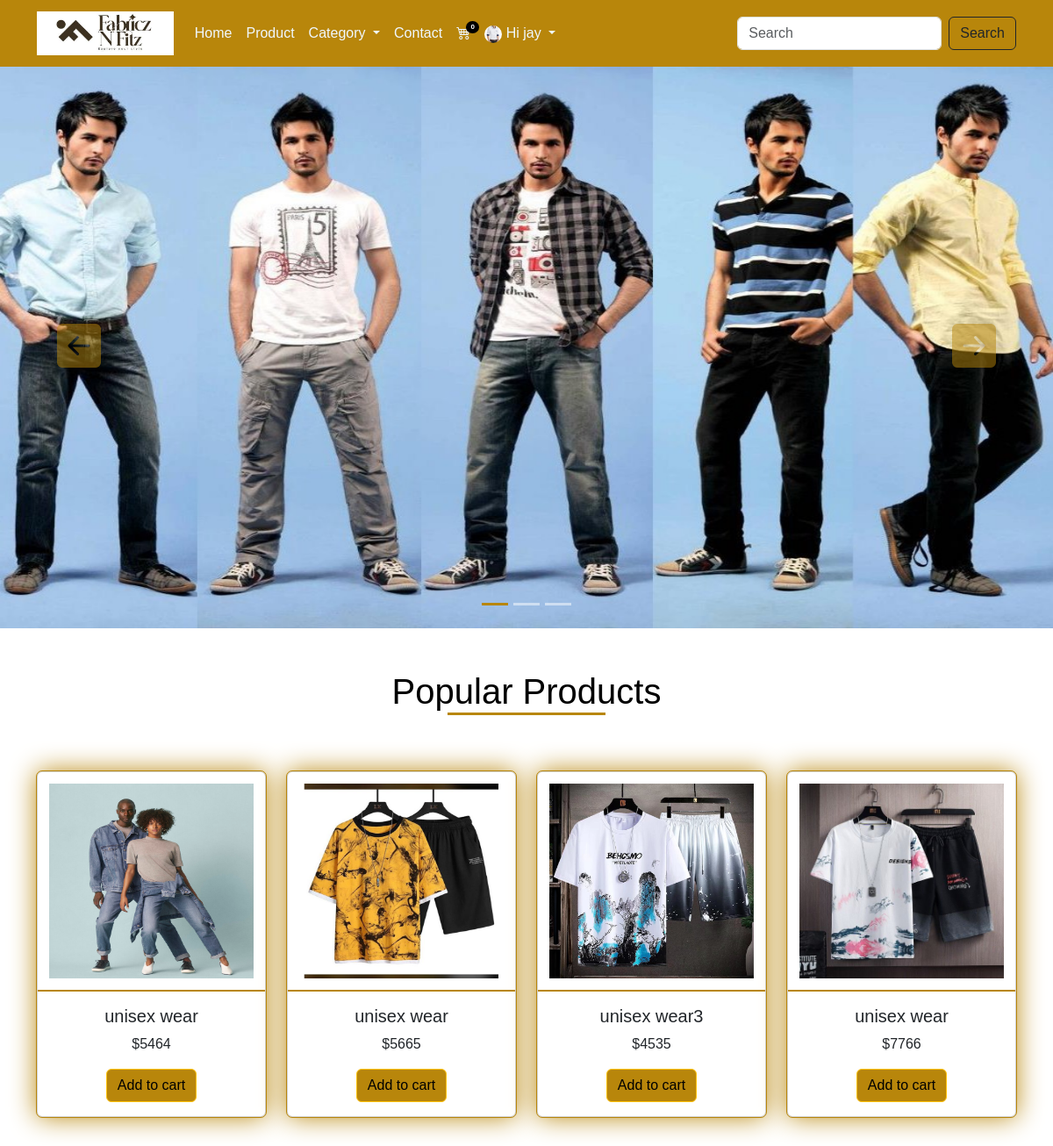
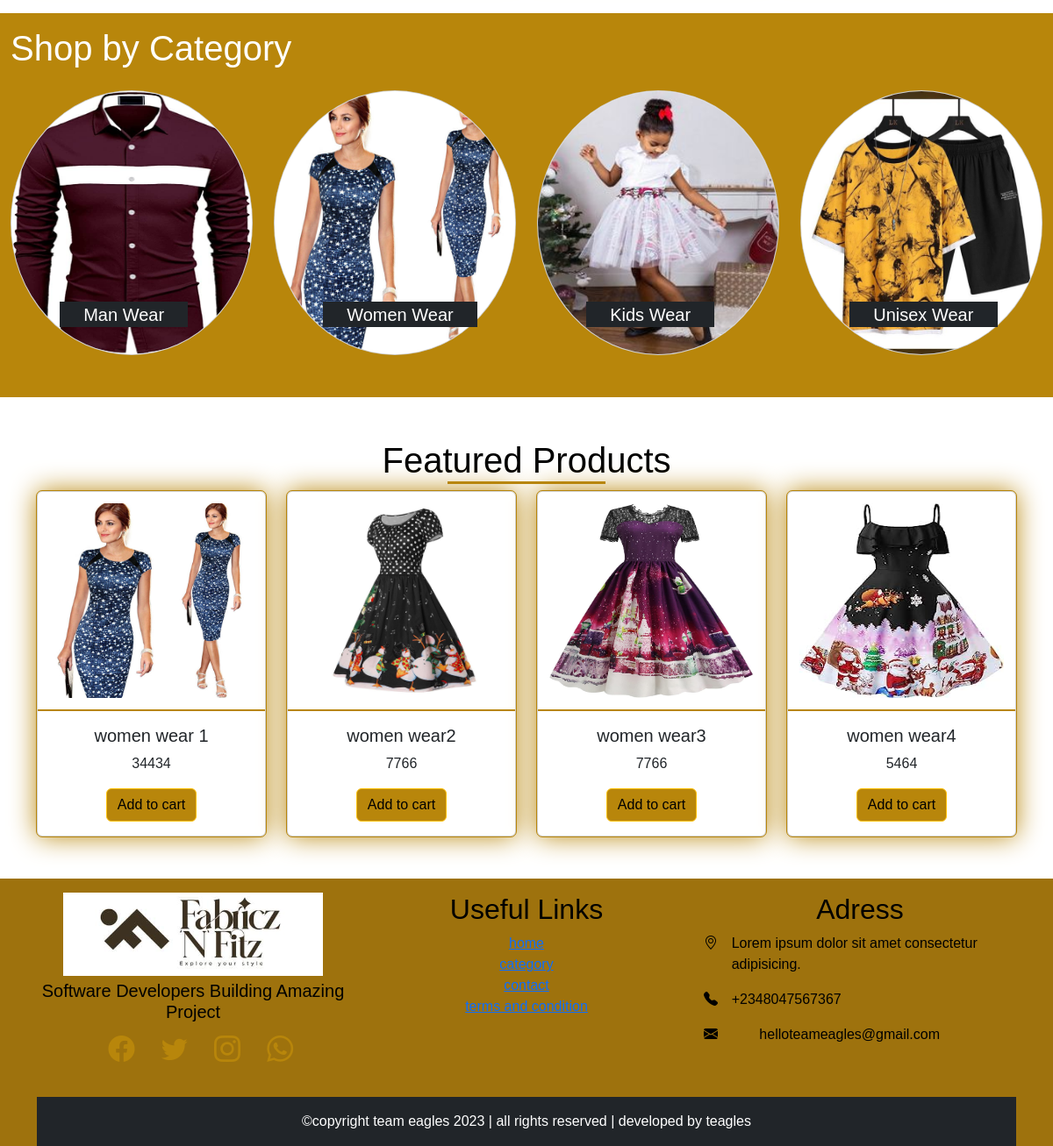
Screenshot of / (signed in) with the database file from the repository (2 pictures, top to bottom).
### main/models.py (models this page shows, shortened)
class Appinfo(models.Model):
    appname = models.CharField(max_length=50)
    logo = models.ImageField(upload_to='logo')
    banner = models.ImageField(upload_to='banner')
    carousel1 = models.ImageField(upload_to='carousel')
    carousel2 = models.ImageField(upload_to='carousel')
    carousel3 = models.ImageField(upload_to='carousel')

class Buyer(models.Model):
    user = models.OneToOneField(User, on_delete=models.CASCADE)
    first_name = models.CharField(max_length=100)
    last_name = models.CharField(max_length=100)
    phone = models.CharField(max_length=20)
    address = models.CharField(max_length=100)
    email = models.CharField(max_length=104)
    pix = models.ImageField(upload_to='profilepix')
    joined = models.DateTimeField(auto_now_add=True)

class Product(models.Model):
    type = models.ForeignKey(Category, on_delete=models.CASCADE)
    name = models.CharField(max_length=50)
    slug = models.SlugField(unique=True)
    img = models.ImageField(upload_to='product')
    price = models.IntegerField()
    description = models.TextField()
    size = models.CharField(max_length=50, blank=True, null=True)
    popular = models.BooleanField(default=False)
    featured = models.BooleanField(default=False)
    uploaded = models.DateTimeField(auto_now_add=True)

class Category(models.Model):
    name = models.CharField(max_length=50)
    cating = models.ImageField(upload_to='carimg')
    slug = models.SlugField(unique=True)

### main/views.py (the view)
# urls.py: path('', views.homepage, name='home'),
def homepage(request):
    popular = Product.objects.filter(popular=True)
    featured = Product.objects.filter(featured=True)
    context = {
        'popular':popular,
        'featured':featured
    }
    return render(request, 'index.html', context)

### main/context_processor.py (called while the page is built)
def feature(request):
    info = Appinfo.objects.get(pk=1)
    categ = Category.objects.all()
    context = {
        'info':info,
        'categ':categ,
    }
    return context

def cartcount(request):
    cart = Cart.objects.filter(user__username = request.user.username, paid=False)
    itemcount = 0
    for item in cart:
        itemcount += item.quantity
    context = {
        'itemcount':itemcount
    }
    return context

### main/templates/index.html (shortened to what this page needs)
{% extends 'base.html' %}
{% block header %} {% include 'header.html' %} {% endblock header %}
{% block carousel %} {% include 'carousel.html' %} {% endblock carousel %}
{% block content %}
<div class="container mt-5 mb-5">
    <h1 class="text-center text-capitalize mb-5 title">Popular Products</h1>
    <div class="row">
        {% for product in popular %}
        <div class="col-12 col-md-6 col-lg-3 mt-3">
            <div class="card popcard">
                <a href="{% url 'detail' product.id product.slug %}"><img src="{{product.img.url}}" class="card-img-top" alt="..."></a>
                    <div class="card-body">
                      <h5 class="card-title text-caitalizetx text-center">{{product.name}}</h5>
                      <p class="card-text text-center">${{product.price}}</p>
                      <button class="btn btn-warning">Add to cart</button>
                    </div>
             </div>
         </div>
         {% endfor %}
    </div>
</div>
  <div class="container-fluid mt-4 mb-5 catsec">
  <h1 class="text-captalize text-white pt-3">Shop by Category</h1>
  <div class="row categ pt-3 pb-5">
    {% for category in categ  %}
     <div class="col-12 col-md-6 col-lg-3">
        <a href="{% url 'category' category.id %}">
          <div class="card">
            <img src="{{category.cating.url}}" alt="" class="card-img-top">
            <h5 class="bg-dark text-white text-capitalize text-center">{{category.name}}</h5>
          </div>
        </a>
     </div>
     {% endfor %}
  </div>
  </div>
  <div class="container mt-5 mb-5">
  <h1 class="text-center text-capitalize title">Featured Products</h1>
  <div class="row">
    {% for Product in featured %}
    <div class="col-12 col-md-6 col-lg-3">
      <div class="card popcard">
        <a href="{% url 'detail' Product.id Product.slug %}"><img src="{{Product.img.url}}" class="card-img-top" alt="..."></a>
        <div class="card-body">
            <h5 class="card-title text-caitalizetx text-center">{{Product.name}}</h5>
            <p class="card-text text-center">{{Product.price}}</p>
             <form action="{% url 'add_to_cart' %}" method="POST">
                <button type="submit" class="btn btn-warning">Add to cart</button>
             </form>
        </div>
      </div>
    </div>
    {% endfor %}
    </div>
  </div>
{% endblock content %}
{% block footer %} {% include 'footer.html' %} {% endblock footer %}

### main/templates/header.html (shortened to what this page needs)
<nav class="navbar navbar-expand-lg">
    <div class="container">
        <a class="navbar-brand" href="#"><img src="{{info.logo.url}}" alt="" style="height: 50px;"></a>
        <div class="collapse navbar-collapse" id="navbarSupportedContent">
        <ul class="navbar-nav me-auto mb-2 mb-lg-0">
            {% if user.is_authenticated %}
            <li class="nav-item">
                <a class="nav-link" aria-current="page" href="{% url 'home' %}">Home</a>
                </li>
                <li class="nav-item">
                   <a class="nav-link" href="{% url 'products' %}">Product</a>
                </li>
                <li class="nav-item dropdown">
                   <a class="nav-link dropdown-toggle" href="#" role="button" data-bs-toggle="dropdown" aria-expanded="false">
                      Category
                  </a>
                </li>
                <li class="nav-item">
                    <a class="nav-link" href="{% url 'contact' %}">Contact</a>
                </li>
                <li class="nav-item">
                    <a class="nav-link" href="{% url 'cart' %}">
                      <div class="wrapper">
                        <i class="bi bi-cart4"></i>
                        <span class="badge">{{itemcount}}</span>
                     </div>
                    </a>
                </li>
                <li class="nav-item dropdown">
                    <a class="nav-link dropdown-toggle" href="#" role="button" data-bs-toggle="dropdown" aria-expanded="false">
                        {% if user.buyer %}
                            <img src="{{user.buyer.pix.url}}" alt="" style="height: 20px;">
                        {% endif %}
                        <span>Hi {{user.username}}</span>
                    </a>
                </li>
            {% endif %}
        </ul>
        <form action="{% url 'search' %}" method="POST" class="d-flex" role="search">
            <input class="form-control me-2" name="item" type="search" placeholder="Search" aria-label="Search">
            <button class="btn btn-outline-dark" type="submit">Search</button>
        </form>
        </div>
    </div>
</nav>

### main/templates/carousel.html (shortened to what this page needs)
<div id="carouselExampleIndicators" class="carousel slide">
    <div class="carousel-indicators">
      <button type="button" data-bs-target="#carouselExampleIndicators" data-bs-slide-to="0" class="active" aria-current="true" aria-label="Slide 1"></button>
      <button type="button" data-bs-target="#carouselExampleIndicators" data-bs-slide-to="1" aria-label="Slide 2"></button>
      <button type="button" data-bs-target="#carouselExampleIndicators" data-bs-slide-to="2" aria-label="Slide 3"></button>
    </div>
    <div class="carousel-inner">
      <div class="carousel-item active">
        <img src="{{info.carousel1.url}}" class="d-block w-100" alt="...">
      </div>
    </div>
    <button class="carousel-control-prev" type="button" data-bs-target="#carouselExampleIndicators" data-bs-slide="prev">
      <span class="" aria-hidden="true"><i class="bi bi-arrow-left-square-fill"></i></i></span>
    </button>
    <button class="carousel-control-next" type="button" data-bs-target="#carouselExampleIndicators" data-bs-slide="next">
      <span class="" aria-hidden="true"><i class="bi bi-arrow-right-square-fill"></i></span>
    </button>
  </div>

### main/static/css/style.css (style rules this page uses)
* { padding: 0%; margin: 0%; box-sizing: border-box; }
.navbar { background-color: darkgoldenrod; }
.navbar-nav a { color: aliceblue; }
.wrapper { position: relative; }
.wrapper span { position: absolute; top: -2px; right: -10px; background-color: black; font-size: 8px; border-radius: 50%; }
.nav-item img { border-radius: 50%; }
:root { --bg: white; --icon: black; --text: black; }
body { background: var(--bg) !important; color: var(--text) !important; font-family: 'Oxygen', sans-serif, cursive !important; }
.carousel-control-prev i { font-size: 50px; color: darkgoldenrod; }
.carousel-control-next i { font-size: 50px; color: darkgoldenrod; }
.carousel-indicators .active { background-color: darkgoldenrod !important; }
.carousel-item img { height: 80vh; }
.popcard { text-align: center; outline: 1px solid darkgoldenrod; box-shadow: 0px 0px 30px darkgoldenrod; transition: 1s; cursor: pointer; }
.popcard img { height: 250px; border-bottom: 2px solid darkgoldenrod; padding: 5%; }
.popcard button { background-color: darkgoldenrod; }
.title::after { content: ''; display: block; width: 180px; height: 3px; background-color: darkgoldenrod; margin-left: auto; margin-right: auto; }
.catsec { background-color: darkgoldenrod; }
.categ .card { border-radius: 50%; }
.categ .card img { border-radius: 50%; height: 300px; opacity: 1; transition: 0.5s; position: relative; }
.categ .card h5 { position: absolute; top: 80%; left: 20%; padding: 1% 10%; }

### rows the page displays
Appinfo: logo (picture), carousel1 (picture)
Product: img (picture), name "unisex wear", price "5464"
Product: img (picture), name "unisex wear", price "5665"
Product: img (picture), name "unisex wear3", price "4535"
Product: img (picture), name "unisex wear", price "7766"
Category: cating (picture), name "Man Wear"
Category: cating (picture), name "Women Wear"
Category: cating (picture), name "Kids Wear"
Category: cating (picture), name "Unisex Wear"
Product: img (picture), name "women wear 1", price "34434"
Product: img (picture), name "women wear2", price "7766"
Product: img (picture), name "women wear3", price "7766"
Product: img (picture), name "women wear4", price "5464"

### other values shown
{{ itemcount }} "0"
{{ user.username }} "jay"
